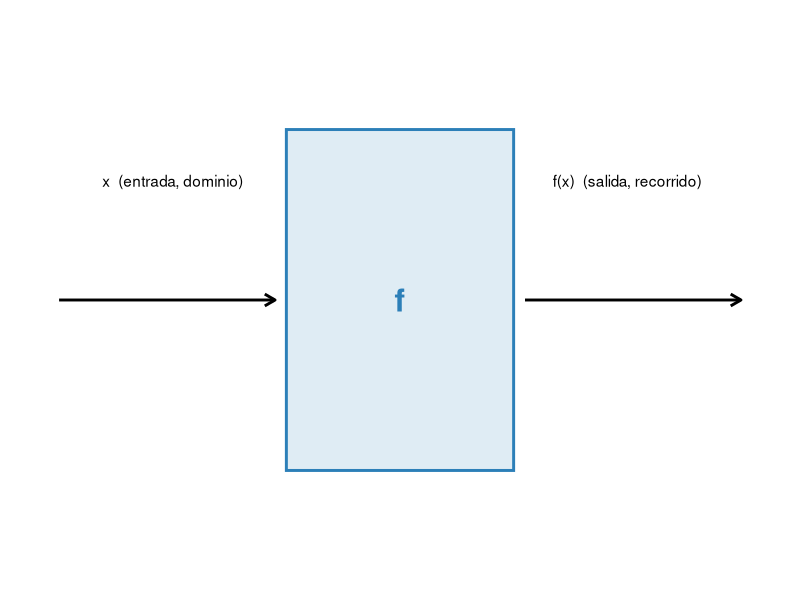
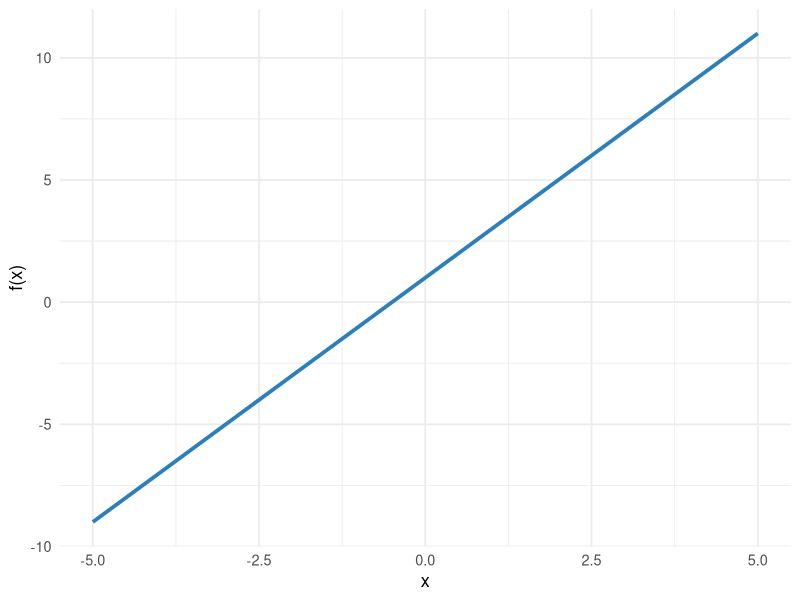
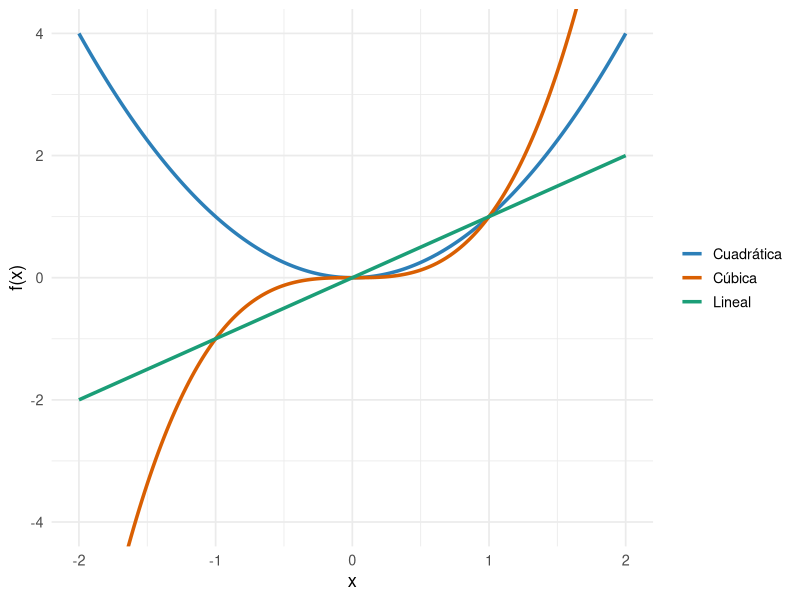
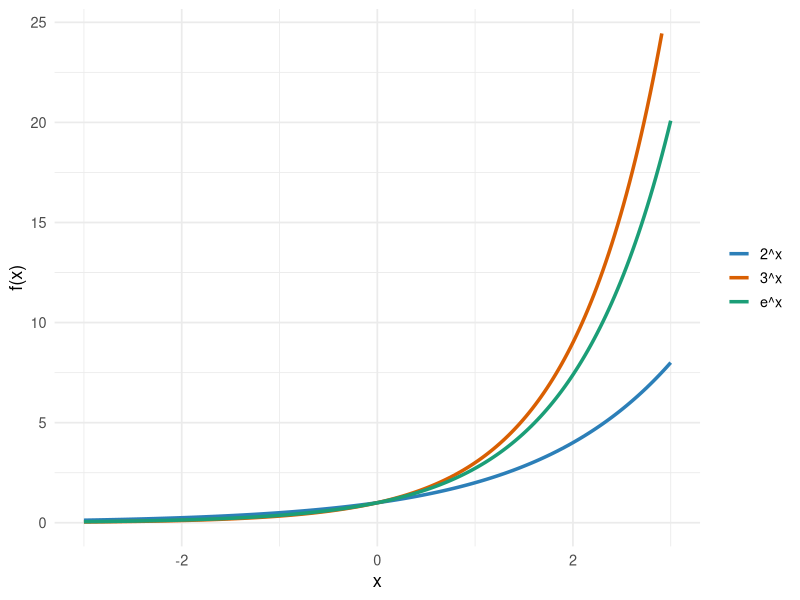
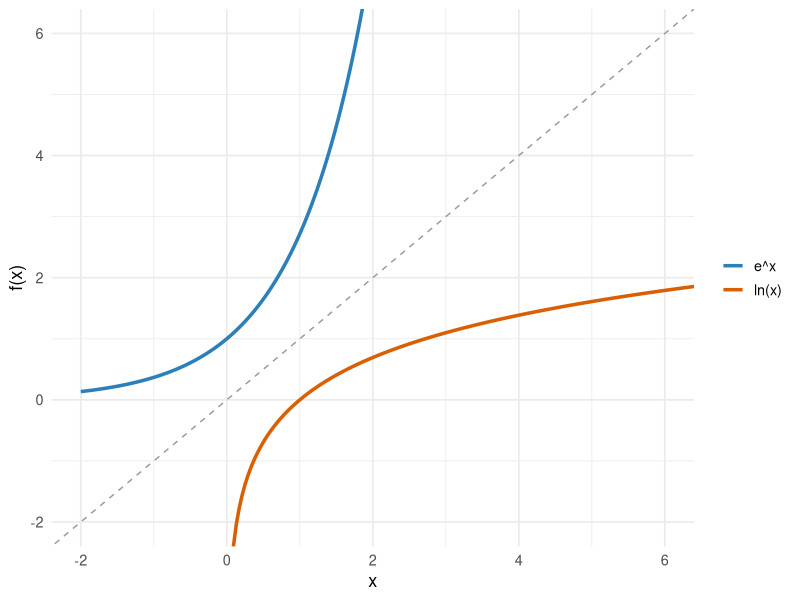
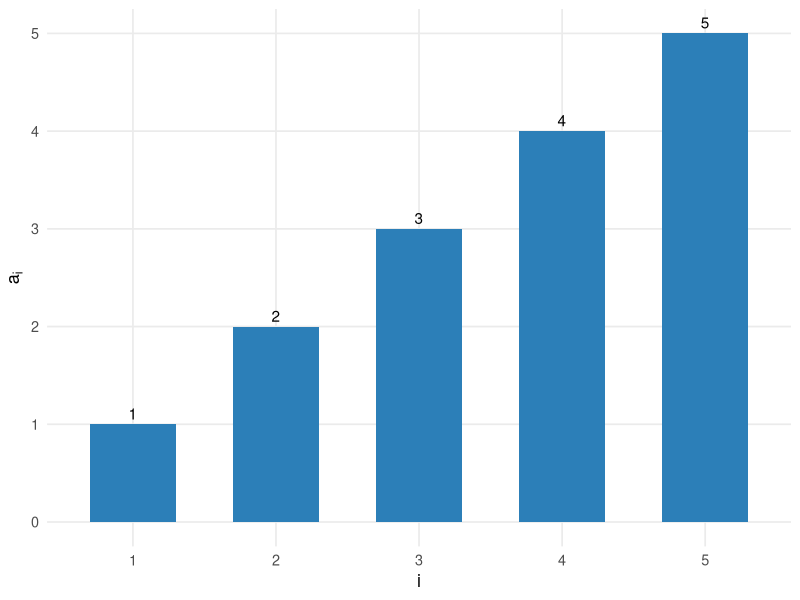
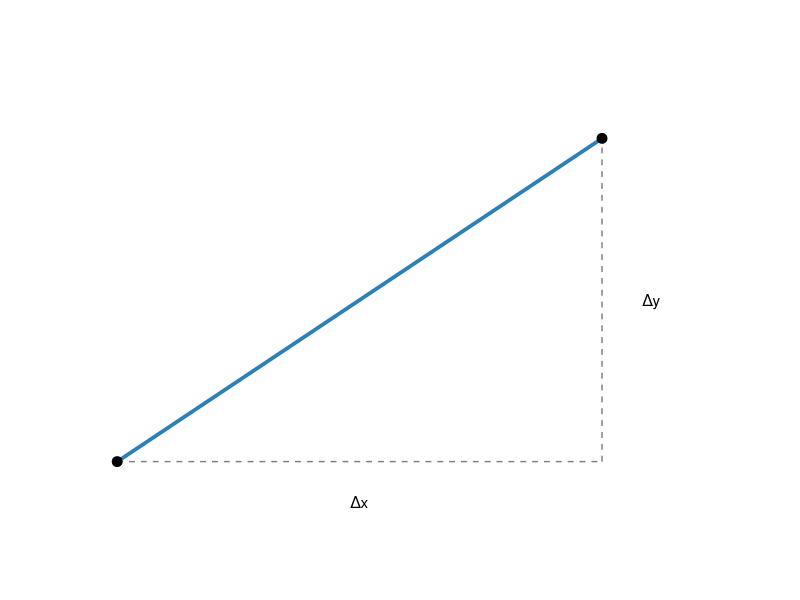
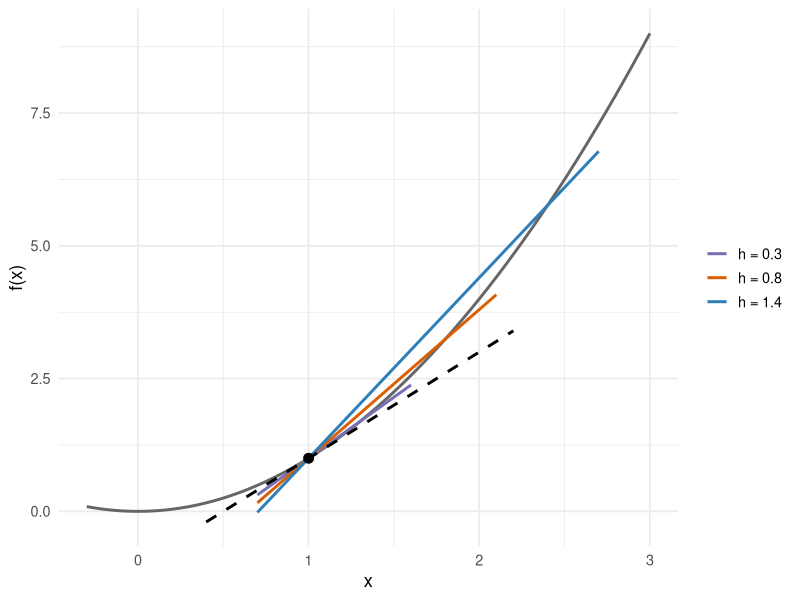

Recreate these plots in R, in order.
## ---- chunk 1
#| include: false
library(tidyverse)
theme_set(theme_minimal(base_size = 13))
palette_curso <- c("#2C7FB8", "#D95F02", "#1B9E77", "#7570B3", "#E6AB02")

circle_df <- function(cx, cy, r, n = 100) {
  theta <- seq(0, 2 * pi, length.out = n)
  tibble(x = cx + r * cos(theta), y = cy + r * sin(theta))
}
## ---- chunk 2
#| fig-cap: "Una función como máquina: entra x, sale f(x)"
#| fig-height: 2.2
ggplot() +
  annotate("segment", x = 0, xend = 1.9, y = 1, yend = 1,
           arrow = arrow(length = unit(0.3, "cm")), linewidth = 1) +
  annotate("rect", xmin = 2, xmax = 4, ymin = 0.5, ymax = 1.5,
           fill = palette_curso[1], alpha = 0.15, color = palette_curso[1], linewidth = 1) +
  annotate("text", x = 3, y = 1, label = "f", size = 8, fontface = "bold", color = palette_curso[1]) +
  annotate("segment", x = 4.1, xend = 6, y = 1, yend = 1,
           arrow = arrow(length = unit(0.3, "cm")), linewidth = 1) +
  annotate("text", x = 1, y = 1.35, label = "x  (entrada, dominio)") +
  annotate("text", x = 5, y = 1.35, label = "f(x)  (salida, recorrido)") +
  xlim(-0.2, 6.2) + ylim(0.2, 1.8) +
  theme_void()
## ---- chunk 3
#| fig-cap: "f(x) = 2x + 1"
x_values <- seq(-5, 5, 0.1)
tibble(x = x_values, y = 2 * x_values + 1) %>%
  ggplot(aes(x, y)) +
  geom_line(color = palette_curso[1], linewidth = 1.3) +
  labs(x = "x", y = "f(x)")
## ---- chunk 4
#| fig-cap: "Funciones potencia: lineal, cuadrática y cúbica"
x_values <- seq(-2, 2, length.out = 200)
tibble(x = x_values, Lineal = x_values, `Cuadrática` = x_values^2, `Cúbica` = x_values^3) %>%
  pivot_longer(-x, names_to = "función", values_to = "y") %>%
  ggplot(aes(x, y, color = función)) +
  geom_line(linewidth = 1.2) +
  scale_color_manual(values = palette_curso[1:3]) +
  coord_cartesian(ylim = c(-4, 4)) +
  labs(x = "x", y = "f(x)", color = NULL)
## ---- chunk 5
#| fig-cap: "Funciones exponenciales con distintas bases"
x_values <- seq(-3, 3, length.out = 200)
tibble(x = x_values, `2^x` = 2^x_values, `e^x` = exp(x_values), `3^x` = 3^x_values) %>%
  pivot_longer(-x, names_to = "base", values_to = "y") %>%
  filter(y < 25) %>%
  ggplot(aes(x, y, color = base)) +
  geom_line(linewidth = 1.2) +
  scale_color_manual(values = palette_curso[1:3]) +
  labs(x = "x", y = "f(x)", color = NULL)
## ---- chunk 6
#| fig-cap: "Crecimiento de $100 al 5.5% anual, compuesto anualmente"
anios <- 0:10
tibble(anio = anios, monto = 100 * 1.055^anios)
## ---- chunk 7
#| fig-cap: "e^x y ln(x) son funciones inversas: sus gráficos son simétricos respecto a la recta y = x"
x_exp <- seq(-2, 2.5, length.out = 300)
x_log <- seq(0.05, 12, length.out = 300)

ggplot() +
  geom_line(data = tibble(x = x_exp, y = exp(x_exp)), aes(x, y, color = "e^x"), linewidth = 1.2) +
  geom_line(data = tibble(x = x_log, y = log(x_log)), aes(x, y, color = "ln(x)"), linewidth = 1.2) +
  geom_abline(slope = 1, intercept = 0, linetype = "dashed", color = "grey60") +
  scale_color_manual(values = c("e^x" = palette_curso[1], "ln(x)" = palette_curso[2])) +
  coord_cartesian(xlim = c(-2, 6), ylim = c(-2, 6)) +
  labs(x = "x", y = "f(x)", color = NULL)
## ---- chunk 8
log(2) / log(1.055)
## ---- chunk 9
#| fig-cap: "Σ acumula cada término, uno tras otro"
tibble(i = factor(1:5), termino = 1:5) %>%
  ggplot(aes(i, termino)) +
  geom_col(fill = palette_curso[1], width = 0.6) +
  geom_text(aes(label = termino), vjust = -0.4) +
  labs(x = "i", y = expression(a[i])) +
  theme(panel.grid.minor = element_blank())
## ---- chunk 10
n <- 5
suma_expandida <- 1 + 2 + 3 + 4 + 5
suma_formula <- n * (n + 1) / 2
c(expandida = suma_expandida, formula = suma_formula)
## ---- chunk 11
ventas_diarias <- c(1500, 1200, 1800, 1300, 1400, 2000, 1700)
sum(ventas_diarias)
## ---- chunk 12
#| fig-cap: "Pendiente = Δy / Δx"
ggplot() +
  geom_segment(aes(x = 1, xend = 4, y = 1, yend = 3), color = palette_curso[1], linewidth = 1.3) +
  geom_segment(aes(x = 1, xend = 4, y = 1, yend = 1), linetype = "dashed", color = "grey50") +
  geom_segment(aes(x = 4, xend = 4, y = 1, yend = 3), linetype = "dashed", color = "grey50") +
  geom_point(data = tibble(x = c(1, 4), y = c(1, 3)), aes(x, y), size = 3) +
  annotate("text", x = 2.5, y = 0.75, label = "Δx") +
  annotate("text", x = 4.25, y = 2, label = "Δy", hjust = 0) +
  coord_equal(xlim = c(0.5, 5), ylim = c(0.5, 3.5)) +
  theme_void()
## ---- chunk 13
#| fig-cap: "A medida que h se achica, la secante se acerca a la tangente"
f <- function(x) x^2
x0 <- 1
hs <- c(1.4, 0.8, 0.3)

secantes <- map_dfr(hs, function(h) {
  x1 <- x0 + h
  pendiente <- (f(x1) - f(x0)) / h
  tibble(h = paste0("h = ", h), x = c(x0 - 0.3, x1 + 0.3),
         y = f(x0) + pendiente * (c(x0 - 0.3, x1 + 0.3) - x0))
})

curva <- tibble(x = seq(-0.3, 3, 0.05), y = f(x))
tangente_real <- tibble(x = c(0.4, 2.2), y = f(x0) + 2 * x0 * (c(0.4, 2.2) - x0))

ggplot() +
  geom_line(data = curva, aes(x, y), color = "grey40", linewidth = 1) +
  geom_line(data = secantes, aes(x, y, color = h, group = h), linewidth = 1) +
  geom_line(data = tangente_real, aes(x, y), color = "black", linetype = "dashed", linewidth = 1) +
  geom_point(aes(x = x0, y = f(x0)), size = 3) +
  scale_color_manual(values = palette_curso[c(4, 2, 1)], name = NULL) +
  labs(x = "x", y = "f(x)")
## ---- chunk 14
#| fig-cap: "f(x) = x², tangente en x = 2 (pendiente f'(2) = 4)"
f_x <- function(x) x^2
f_prime <- function(x) 2 * x
x0 <- 2
pendiente <- f_prime(x0)
y0 <- f_x(x0)
tangente <- function(x) pendiente * (x - x0) + y0

x_values <- seq(-1, 4, 0.05)
tibble(x = x_values, f = f_x(x_values), t = tangente(x_values)) %>%
  ggplot(aes(x)) +
  geom_line(aes(y = f), color = palette_curso[1], linewidth = 1.3) +
  geom_line(aes(y = t), color = palette_curso[2], linewidth = 1.1, linetype = "dashed") +
  geom_point(aes(x = x0, y = y0), size = 3) +
  coord_cartesian(ylim = c(-2, 12)) +
  labs(x = "x", y = "f(x)")
## ---- chunk 15
#| fig-cap: "Regla de la suma: f(x) = g(x) + h(x) ⟹ f'(x) = g'(x) + h'(x)"
f <- function(x) 2 * x^2 + 3 * x^3
f_prime <- function(x) 4 * x + 9 * x^2
x_values <- seq(-3, 3, 0.05)

tibble(x = x_values, fx = f(x_values), dfx = f_prime(x_values)) %>%
  pivot_longer(-x, names_to = "curva", values_to = "y") %>%
  mutate(curva = recode(curva, fx = "f(x) = 2x² + 3x³", dfx = "f'(x) = 4x + 9x²")) %>%
  ggplot(aes(x, y, color = curva)) +
  geom_line(linewidth = 1.2) +
  scale_color_manual(values = palette_curso[1:2]) +
  coord_cartesian(ylim = c(-50, 50)) +
  labs(x = "x", y = NULL, color = NULL)
## ---- chunk 16
P_prime <- function(t) 40 * t
P_prime(10)
## ---- chunk 17
#| fig-cap: "Máximo de f: la tangente es horizontal"
f <- function(x) -(x - 1)^2 + 4
x_values <- seq(-2, 4, length.out = 200)
tibble(x = x_values, y = f(x_values)) %>%
  ggplot(aes(x, y)) +
  geom_line(color = palette_curso[1], linewidth = 1.2) +
  geom_hline(yintercept = 4, linetype = "dashed", color = "grey60") +
  geom_point(aes(x = 1, y = 4), color = palette_curso[2], size = 3) +
  annotate("text", x = 1.5, y = 4.3, label = "f'(x*) = 0") +
  labs(x = "x", y = "f(x)")
## ---- chunk 18
#| fig-cap: "f(x,y) = x² + y²: el gradiente en un punto apunta hacia donde f crece más rápido"
grid <- expand_grid(x = seq(-3, 3, 0.15), y = seq(-3, 3, 0.15)) %>%
  mutate(z = x^2 + y^2)
punto <- tibble(x = 1, y = 0.5)

ggplot(grid, aes(x, y, z = z)) +
  geom_contour_filled(alpha = 0.7, bins = 10, show.legend = FALSE) +
  geom_point(data = punto, aes(z = NULL), size = 3, color = "white") +
  geom_segment(aes(x = 1, y = 0.5, xend = 1 + 2 * 1 * 0.15, yend = 0.5 + 2 * 0.5 * 0.15, z = NULL),
               arrow = arrow(length = unit(0.25, "cm")), color = "white", linewidth = 1) +
  coord_equal() +
  labs(x = "x", y = "y")
## ---- chunk 19
#| fig-cap: "Aproximando el área bajo f(x) = 2x con rectángulos (suma de Riemann)"
f <- function(x) 2 * x
a <- 1; b <- 3; n <- 6
xs <- seq(a, b, length.out = n + 1)
rects <- tibble(xmin = xs[-length(xs)], xmax = xs[-1], ymin = 0, ymax = f(xs[-length(xs)]))
curva <- tibble(x = seq(a - 0.2, b + 0.2, 0.02), y = f(x))

ggplot() +
  geom_rect(data = rects, aes(xmin = xmin, xmax = xmax, ymin = ymin, ymax = ymax),
            fill = palette_curso[1], alpha = 0.4, color = "white") +
  geom_line(data = curva, aes(x, y), color = palette_curso[2], linewidth = 1.2) +
  labs(x = "x", y = "f(x)")
## ---- chunk 20
#| fig-cap: "∫₁³ 2x dx = 8: área bajo f(x) = 2x entre x = 1 y x = 3"
x_values <- seq(0, 3.5, 0.02)
ggplot(tibble(x = x_values, y = 2 * x_values), aes(x, y)) +
  geom_line(color = palette_curso[1], linewidth = 1.2) +
  geom_ribbon(data = tibble(x = seq(1, 3, 0.02)) %>% mutate(y = 2 * x),
              aes(x, ymin = 0, ymax = y), fill = palette_curso[1], alpha = 0.3) +
  labs(x = "x", y = "f(x)")
## ---- chunk 21
#| fig-cap: "∫₁² (2x² + 3) dx = 23/3"
x_values <- seq(0.5, 3, 0.01)
ggplot(tibble(x = x_values, y = 2 * x_values^2 + 3), aes(x, y)) +
  geom_line(color = palette_curso[1], linewidth = 1.2) +
  geom_ribbon(data = tibble(x = seq(1, 2, 0.01)) %>% mutate(y = 2 * x^2 + 3),
              aes(x, ymin = 0, ymax = y), fill = palette_curso[2], alpha = 0.4) +
  labs(x = "x", y = "f(x)")
## ---- chunk 22
integrate(function(t) 3 * t^2, 0, 3)
## ---- chunk 23
#| fig-cap: "Un evento A es un subconjunto del espacio muestral Ω"
circ_a <- circle_df(0, 0, 1.3)

ggplot() +
  annotate("rect", xmin = -2.2, xmax = 2.2, ymin = -1.8, ymax = 1.8,
           fill = NA, color = "grey40", linewidth = 1) +
  geom_polygon(data = circ_a, aes(x, y), fill = palette_curso[1], alpha = 0.4, color = palette_curso[1]) +
  annotate("text", x = -1.9, y = 1.55, label = "Ω", size = 6, hjust = 0) +
  annotate("text", x = 0, y = 0, label = "A", size = 6, fontface = "bold") +
  coord_equal() + theme_void()
## ---- chunk 24
#| fig-cap: "P(A o B) = P(A) + P(B) − P(A y B): la zona de traslape (A y B) no se cuenta dos veces"
circ_a <- circle_df(-0.6, 0, 1.3)
circ_b <- circle_df(0.6, 0, 1.3)

ggplot() +
  annotate("rect", xmin = -2.6, xmax = 2.6, ymin = -1.8, ymax = 1.8,
           fill = NA, color = "grey40", linewidth = 1) +
  geom_polygon(data = circ_a, aes(x, y), fill = palette_curso[1], alpha = 0.45, color = palette_curso[1]) +
  geom_polygon(data = circ_b, aes(x, y), fill = palette_curso[2], alpha = 0.45, color = palette_curso[2]) +
  annotate("text", x = -2.3, y = 1.55, label = "Ω", size = 6, hjust = 0) +
  annotate("text", x = -1.1, y = 0, label = "A", size = 6, fontface = "bold") +
  annotate("text", x = 1.1, y = 0, label = "B", size = 6, fontface = "bold") +
  annotate("text", x = 0, y = -1.55, label = "A y B (traslape)", size = 4) +
  coord_equal() + theme_void()
## ---- chunk 25
(0.75 * 0.2) / 0.45
## ---- chunk 26
0.2 * 0.45 + 0.25 * 0.55
## ---- chunk 27
set.seed(1)
n <- 10000
coin1 <- rbinom(n, 1, prob = 0.5)
coin2 <- rbinom(n, 1, prob = 0.9)

datos_monedas <- tibble(coin1 = coin1, coin2 = coin2) %>%
  mutate(cc = if_else(coin1 == 1 & coin2 == 1, "Cara-Cara", "Otro"))

prop.table(table(datos_monedas$cc))
